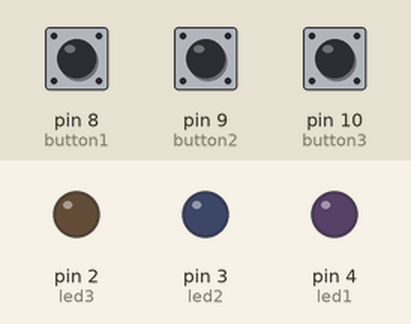
A sketch run on a simulated Arduino Uno, built with avr-gcc and run on an emulated ATmega328P. Shown: output pins drawn as LEDs (lit = HIGH). Dashed ring = blinking. The inputs (shaded band) are chosen by the test bench; at power-on: pin 8 (button1) LOW, pin 9 (button2) LOW, pin 10 (button3) LOW.

Above: at 1.2 s.
1.3 s: pin 8 (button1) pulled HIGH for 0.15 s
At 1.45 s:
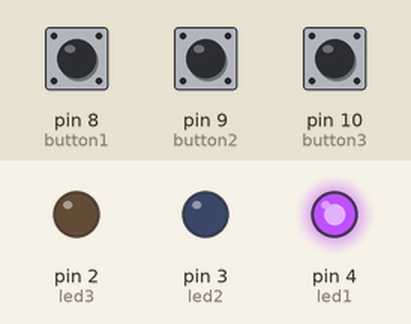
3.7 s: pin 9 (button2) pulled HIGH for 1 s
At 3.85 s:
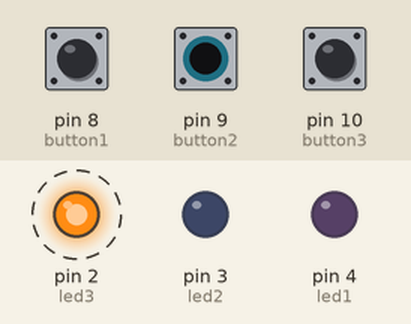
6.7 s: pin 10 (button3) pulled HIGH for 0.15 s
At 7.15 s:
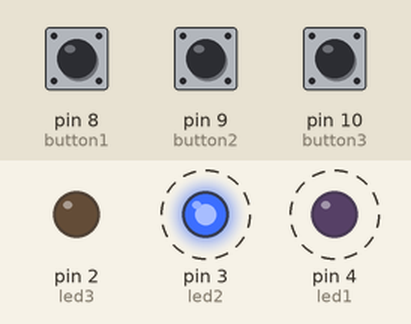
9.8 s: pin 10 (button3) pulled HIGH for 1 s
At 12.4 s:
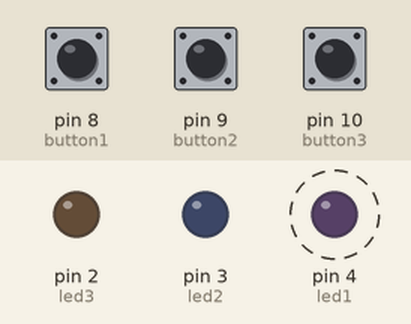
13.1 s: pin 10 (button3) pulled HIGH for 3.2 s
At 14.0 s:
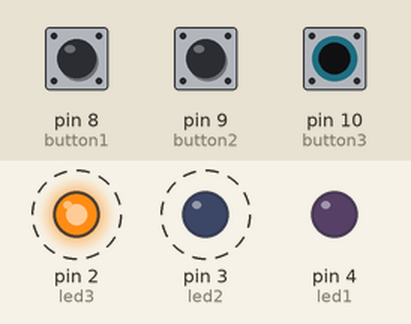
Timing chart, 0 to 18.2 s (numbered marks = the images above; inputs shaded):
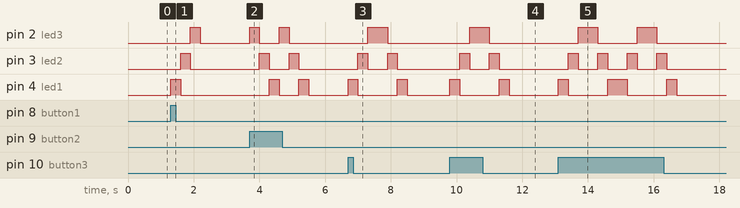

Measured:
- after the input at 1.3 s, pin 2 (led3): LOW → HIGH after 0.60 s, → LOW 0.30 s later; pin 3 (led2): LOW → HIGH after 0.30 s, → LOW 0.30 s later; pin 4 (led1): LOW → HIGH at once, → LOW 0.30 s later
- after the input at 3.7 s, pin 2 (led3): alternates HIGH for 0.30 s and LOW for 0.60 s, 4 changes in all, then stays LOW, starting at once; pin 3 (led2): alternates HIGH for 0.30 s and LOW for 0.60 s, 4 changes in all, then stays LOW, starting after 0.30 s
- after the input at 6.7 s, pin 2 (led3): LOW → HIGH after 0.60 s, → LOW 0.60 s later; pin 3 (led2): alternates HIGH for 0.30 s and LOW for 0.60 s, 4 changes in all, then stays LOW, starting after 0.30 s; pin 4 (led1): alternates HIGH for 0.30 s and LOW for 1.2 s, starting at once
- after the input at 9.8 s, pin 2 (led3): LOW → HIGH after 0.60 s, → LOW 0.60 s later; pin 3 (led2): alternates HIGH for 0.30 s and LOW for 0.60 s, 4 changes in all, then stays LOW, starting after 0.30 s; pin 4 (led1): alternates HIGH for 0.30 s and LOW for 1.2 s, starting at once
- after the input at 13.1 s, pin 2 (led3): alternates HIGH for 0.60 s and LOW for 1.2 s, 4 changes in all, then stays LOW, starting after 0.60 s; pin 3 (led2): alternates HIGH for 0.30 s and LOW for 0.60 s, 8 changes in all, then stays LOW, starting after 0.30 s

The sketch:

sketch.ino
```cpp
// Pin definisi
const int led1 = 4;
const int led2 = 3;
const int led3 = 2;
const int button1 = 8;  // Tombol untuk running dari kiri ke kanan
const int button2 = 9;  // Tombol untuk running dari kanan ke kiri
const int button3 = 10;  // Tombol untuk running bolak-balik

int buttonState1 = 0;
int buttonState2 = 0;
int buttonState3 = 0;

void setup() {
  // Atur pin LED sebagai output
  pinMode(led1, OUTPUT);
  pinMode(led2, OUTPUT);
  pinMode(led3, OUTPUT);

  // Atur pin tombol sebagai input
  pinMode(button1, INPUT);
  pinMode(button2, INPUT);
  pinMode(button3, INPUT);

  // Awal status LED mati
  digitalWrite(led1, LOW);
  digitalWrite(led2, LOW);
  digitalWrite(led3, LOW);
}

void loop() {
  // Baca status tombol
  buttonState1 = digitalRead(button1);
  buttonState2 = digitalRead(button2);
  buttonState3 = digitalRead(button3);

  // Jika tombol pertama ditekan, jalankan LED dari kiri ke kanan
  if (buttonState1 == HIGH) {
    runLeftToRight();
  }

  // Jika tombol kedua ditekan, jalankan LED dari kanan ke kiri
  if (buttonState2 == HIGH) {
    runRightToLeft();
  }

  // Jika tombol ketiga ditekan, jalankan LED bolak-balik
  if (buttonState3 == HIGH) {
    runBackAndForth();
  }
}

// Fungsi untuk menjalankan LED dari kiri ke kanan
void runLeftToRight() {
  digitalWrite(led1, HIGH);
  delay(300);
  digitalWrite(led1, LOW);

  digitalWrite(led2, HIGH);
  delay(300);
  digitalWrite(led2, LOW);

  digitalWrite(led3, HIGH);
  delay(300);
  digitalWrite(led3, LOW);
}

// Fungsi untuk menjalankan LED dari kanan ke kiri
void runRightToLeft() {
  digitalWrite(led3, HIGH);
  delay(300);
  digitalWrite(led3, LOW);

  digitalWrite(led2, HIGH);
  delay(300);
  digitalWrite(led2, LOW);

  digitalWrite(led1, HIGH);
  delay(300);
  digitalWrite(led1, LOW);
}

// Fungsi untuk menjalankan LED bolak-balik
void runBackAndForth() {
  // Kiri ke kanan
  runLeftToRight();
  // Kanan ke kiri
  runRightToLeft();
}
```
